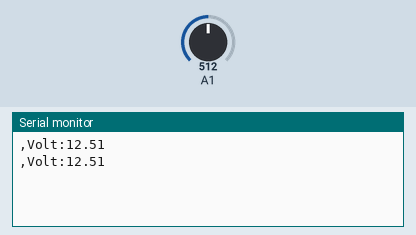
Bench run of a sketch on a simulated Arduino Uno, built with avr-gcc and run on an emulated ATmega328P. Shown: the last lines printed to the serial monitor. The test bench sets the inputs (shaded band); at power-on: A1 = 512.

Above: at 1.8 s.
1.9 s: A1 set to 716
At 2.5 s:
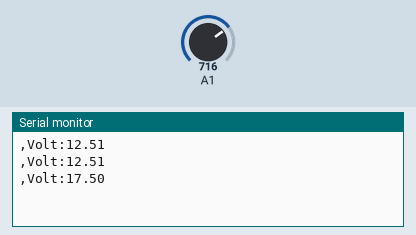
3.4 s: A1 set to 900
At 4.8 s:
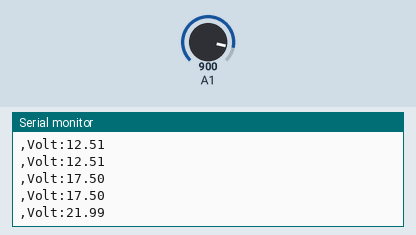
Timing chart, 0 to 6.4 s (numbered marks = the images above; inputs shaded):
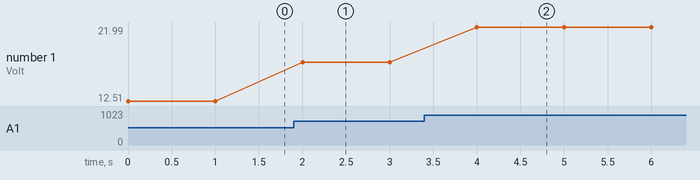

Measured:
- after the input at 1.9 s, the serial monitor: prints a new line after 0.10 s (image 1)
- after the input at 3.4 s, the serial monitor: prints a new line after 0.60 s (image 2)
- plotted number 1: 12.51 → 17.5 after the input at 1.9 s, 17.5 → 21.99 after the input at 3.4 s

The sketch:

teg_monitor.ino
```cpp
void setup() {
  Serial.begin(9600);
}

void loop() {
  int AnalogVolt = analogRead(A1);

  float voltage = AnalogVolt * (5.0 / 1023.0) * 5;

  Serial.print(",Volt:");
  Serial.println(voltage, 2);

  delay(1000);
}
```
